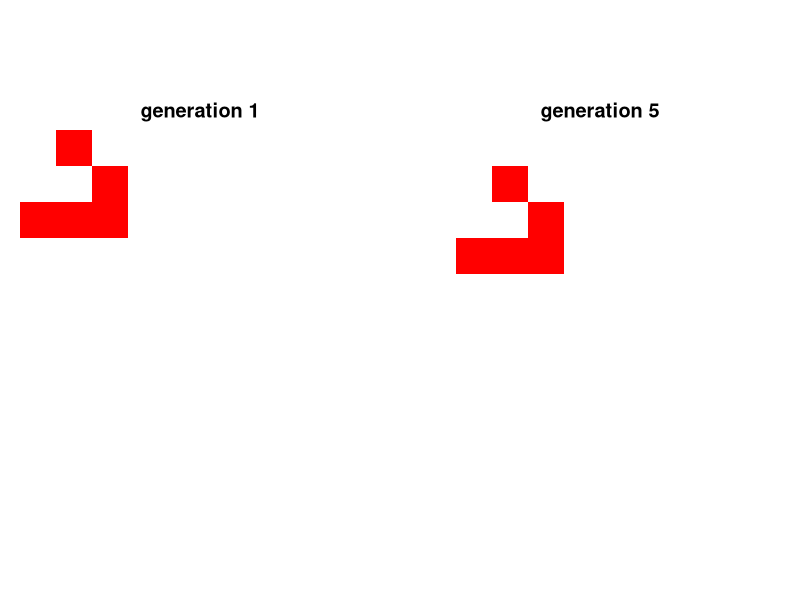

This figure's R source:
## ---- chunk 1
# classify each number in a list as even or odd
numbers <- c(4, 7, 10, 13)
classify <- function(x) {
  if (x %% 2 == 0) "even" else "odd"
}
for (n in numbers) {
  cat(n, "is", classify(n), "\n")
}
## ---- chunk 2
# a function whose second argument is itself a function, forwarded extra
# arguments via ...
func_main <- function(a, func_2nd, ...) {
  return(a + func_2nd(...))
}
func1 <- function(d, e) d + e
func_main(a = 1, func_2nd = func1, d = 2.4, e = 0.6)
## ---- chunk 3
# a matrix holds one type and does linear algebra
m <- matrix(c(1, 2, 3, 4), nrow = 2)
m %*% m                                   # matrix multiplication

# a data frame holds a column per variable, each with its own type
df <- data.frame(atom = c("N", "CA", "C", "O"),   # character column
                 mass = c(14, 12, 12, 16))          # numeric column
str(df)                                   # each column keeps its own type
## ---- chunk 4
#| rmar: false
n <- 10
grid <- matrix(0, n, n)
# a glider: a five-cell pattern that translates diagonally without changing shape
glider <- rbind(c(1, 2), c(2, 3), c(3, 1), c(3, 2), c(3, 3))
for (i in seq_len(nrow(glider))) grid[glider[i, 1], glider[i, 2]] <- 1

# count each cell's eight live neighbors, with wraparound (periodic) edges
neighbor_sum <- function(g) {
  n <- nrow(g)
  idx_r <- row(g); idx_c <- col(g)
  total <- matrix(0, n, n)
  for (di in -1:1) for (dj in -1:1) {
    if (di == 0 && dj == 0) next
    r  <- ((idx_r - 1 + di) %% n) + 1
    cc <- ((idx_c - 1 + dj) %% n) + 1
    total <- total + matrix(g[cbind(as.vector(r), as.vector(cc))], n, n)
  }
  total
}

# one generation: apply the three rules to every cell at once
step <- function(g) {
  nb <- neighbor_sum(g)
  ((nb == 3) | (g == 1 & nb == 2)) * 1
}

# run four generations (one full glider cycle) and show the start and end
g_end <- grid
for (t in 1:4) g_end <- step(g_end)
par(mfrow = c(1, 2), mar = c(1, 1, 2, 1), pty = "s")
image(1:n, 1:n, t(grid[n:1, ]),  col = c("white", "red"), axes = FALSE,
      xlab = "", ylab = "", main = "generation 1")
image(1:n, 1:n, t(g_end[n:1, ]), col = c("white", "red"), axes = FALSE,
      xlab = "", ylab = "", main = "generation 5")
